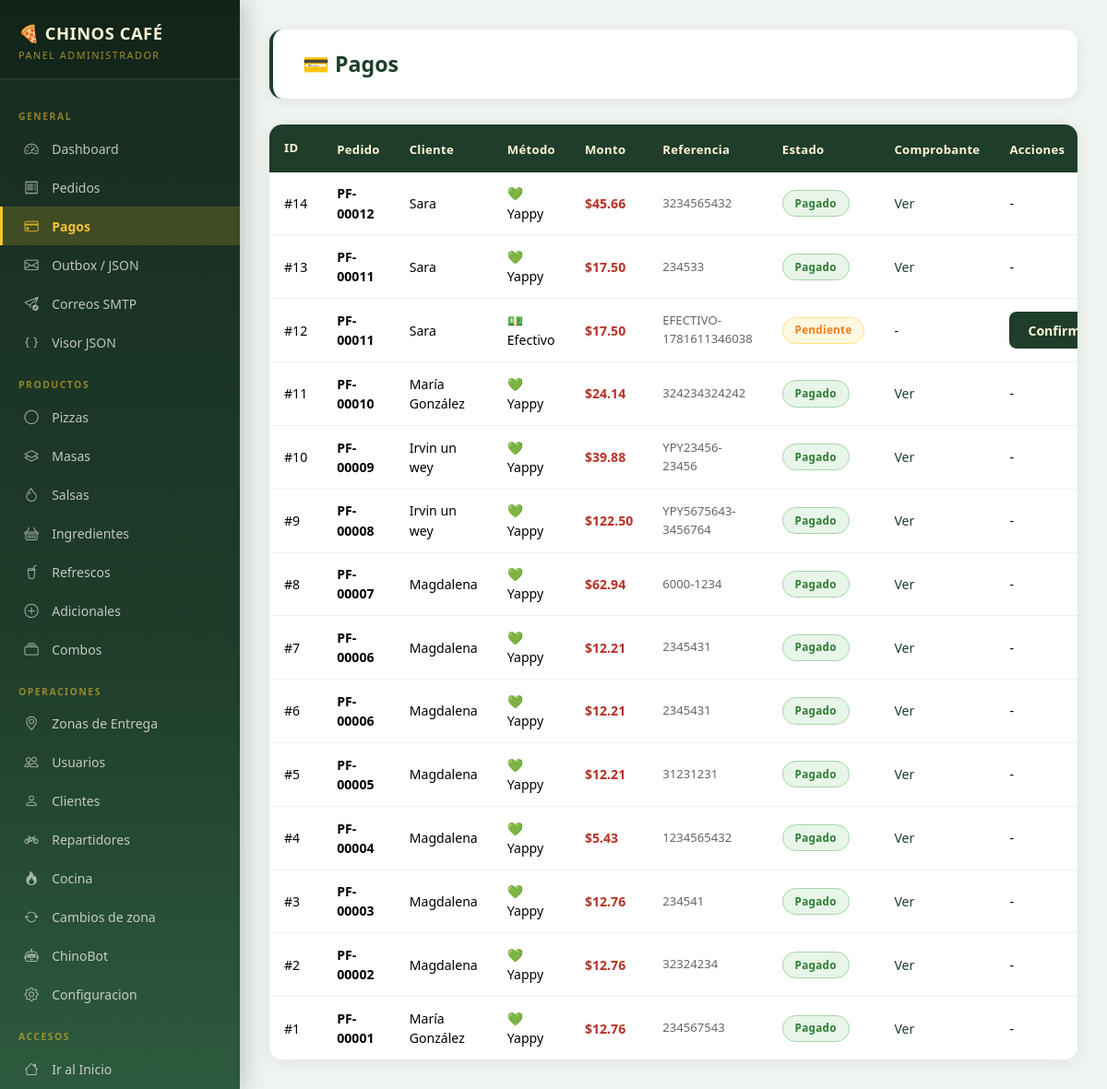
Page /admin/pagos (signed in) on the committed database.
### app/models.py (models this page shows, shortened)
class Payment(db.Model):
    __tablename__ = 'pagos'
    id = db.Column(db.Integer, primary_key=True)
    id_pedido = db.Column(db.Integer, db.ForeignKey('pedidos.id'), nullable=False)
    metodo = db.Column(db.String(30), nullable=False)
    referencia = db.Column(db.String(100))
    monto = db.Column(db.Numeric(10, 2), nullable=False)
    estado = db.Column(db.String(20), default='pendiente')
    comprobante = db.Column(db.String(255))
    fecha_pago = db.Column(db.DateTime, default=datetime.utcnow)

class Order(db.Model):
    __tablename__ = 'pedidos'
    id = db.Column(db.Integer, primary_key=True)
    id_cliente = db.Column(db.Integer, db.ForeignKey('usuarios.id'), nullable=False)
    id_metodo_entrega = db.Column(db.Integer, db.ForeignKey('metodos_entrega.id'), nullable=False)
    id_sucursal = db.Column(db.Integer, db.ForeignKey('sucursales.id'), nullable=False)
    id_zona = db.Column(db.Integer, db.ForeignKey('zonas_entrega.id'), nullable=True)
    subtotal = db.Column(db.Numeric(10, 2), nullable=False)
    monto_delivery = db.Column(db.Numeric(10, 2), default=0.00)
    descuento = db.Column(db.Numeric(10, 2), default=0.00)
    impuesto = db.Column(db.Numeric(10, 2), default=0.00)
    propina = db.Column(db.Numeric(10, 2), default=0.00)
    total = db.Column(db.Numeric(10, 2), nullable=False)
    estado_actual = db.Column(db.String(50), default='recibido')
    direccion_entrega = db.Column(db.Text)
    observaciones = db.Column(db.Text)
    motivo_cancelacion = db.Column(db.Text)
    cancelado_por = db.Column(db.Integer, db.ForeignKey('usuarios.id'))
    fecha_cancelacion = db.Column(db.DateTime)
    fecha_pedido = db.Column(db.DateTime, default=datetime.utcnow)
    detalles = db.relationship('OrderDetail', backref='pedido', lazy='dynamic', cascade='all, delete-orphan')
    historial = db.relationship('OrderStatusHistory', backref='pedido', lazy='dynamic', cascade='all, delete-orphan')
    pagos = db.relationship('Payment', backref='pedido', lazy='dynamic')
    retiro = db.relationship('LocalPickup', backref='pedido', uselist=False)
    asignacion = db.relationship('DeliveryAssignment', backref='pedido', uselist=False)
    reporte_entrega = db.relationship('DeliveryReport', backref='pedido', uselist=False)
    zona = db.relationship('DeliveryZone', backref='pedidos')
    sucursal = db.relationship('Branch', backref='pedidos')
    metodo_entrega = db.relationship('DeliveryMethod', backref='pedidos')
    @property
    def numero(self):
        return f'PF-{self.id:05d}'

class User(UserMixin, db.Model):
    __tablename__ = 'usuarios'
    id = db.Column(db.Integer, primary_key=True)
    id_rol = db.Column(db.Integer, db.ForeignKey('roles.id'), nullable=False)
    nombre = db.Column(db.String(100), nullable=False)
    correo = db.Column(db.String(120), unique=True)
    telefono = db.Column(db.String(30))
    direccion = db.Column(db.Text)
    id_zona_preferida = db.Column(db.Integer, db.ForeignKey('zonas_entrega.id'))
    foto_perfil = db.Column(db.String(255))
    usuario = db.Column(db.String(50), unique=True, nullable=False)
    password_hash = db.Column(db.String(255), nullable=False)
    estado = db.Column(db.String(20), default='activo')
    fecha_creacion = db.Column(db.DateTime, default=datetime.utcnow)
    pedidos = db.relationship('Order', foreign_keys='Order.id_cliente', backref='cliente', lazy='dynamic')
    notificaciones = db.relationship('Notification', backref='usuario', lazy='dynamic')
    zona_preferida = db.relationship('DeliveryZone', foreign_keys=[id_zona_preferida])
    @property
    def rol_nombre(self):
        return self.role.nombre if self.role else ''
    def is_admin(self):
        return self.rol_nombre == 'Administrador'

### app/routes/admin.py (the view)
@admin_bp.route('/pagos')
@login_required
@require_admin
def pagos():
    items = Payment.query.order_by(Payment.fecha_pago.desc()).limit(100).all()
    return render_template('admin/pagos.html', pagos=items)

### app/routes/admin.py (called while the page is built)
def require_admin(f):
    from functools import wraps
    @wraps(f)
    def decorated(*args, **kwargs):
        if not current_user.is_authenticated or not current_user.is_admin():
            flash('Acceso restringido a administradores.', 'danger')
            return redirect(url_for('public.index'))
        return f(*args, **kwargs)
    return decorated

### app/templates/admin/pagos.html (shortened to what this page needs)
{% extends "admin/base_admin.html" %}
{% block content %}
<div class="page-header">
  <div><h1>💳 Pagos</h1></div>
</div>
<div class="table-custom">
  <table class="table mb-0">
    <thead><tr>
      <th style="background:var(--basil);color:var(--cream);padding:1rem">ID</th>
      <th style="background:var(--basil);color:var(--cream)">Pedido</th>
      <th style="background:var(--basil);color:var(--cream)">Cliente</th>
      <th style="background:var(--basil);color:var(--cream)">Método</th>
      <th style="background:var(--basil);color:var(--cream)">Monto</th>
      <th style="background:var(--basil);color:var(--cream)">Referencia</th>
      <th style="background:var(--basil);color:var(--cream)">Estado</th>
      <th style="background:var(--basil);color:var(--cream)">Comprobante</th>
      <th style="background:var(--basil);color:var(--cream)">Acciones</th>
    </tr></thead>
    <tbody>
      {% for p in pagos %}
      <tr>
        <td style="padding:1rem">#{{ p.id }}</td>
        <td><strong>{{ p.pedido.numero }}</strong></td>
        <td>{{ p.pedido.cliente.nombre }}</td>
        <td>
          {% if p.metodo == 'yappy' %}💚 Yappy
          {% elif p.metodo == 'efectivo' %}💵 Efectivo
          {% else %}💳 Tarjeta Sim.
          {% endif %}
        </td>
        <td style="font-weight:700;color:var(--tomato)">${{ "%.2f"|format(p.monto) }}</td>
        <td style="font-size:.82rem;color:#666">{{ p.referencia or '—' }}</td>
        <td><span class="badge-estado badge-{{ p.estado }}">{{ p.estado.title() }}</span></td>
        <td>{% if p.comprobante %}<a href="{{ url_for('static', filename='uploads/' ~ p.comprobante) }}" target="_blank">Ver</a>{% else %}-{% endif %}</td>
        <td>
          {% if p.estado != 'pagado' %}
          <form method="POST" action="{{ url_for('admin.confirmar_pago', pago_id=p.id) }}">
            <button class="btn-basil btn-sm" type="submit">Confirmar</button>
          </form>
          {% else %}-{% endif %}
        </td>
      </tr>
      {% else %}
      <tr><td colspan="10" class="text-center text-muted py-4">No hay pagos registrados.</td></tr>
      {% endfor %}
    </tbody>
  </table>
</div>
{% endblock %}

### app/static/css/main.css (style rules this page uses)
:root { --basil: #1F3D2B; --cream: #FFF4D6; --tomato: #B83227; --cheese: #F4C430; --carbon: #171717; --warm: #FAF7F0; --basil-light: #2d5a3e; --shadow: 0 4px 20px rgba(31,61,43,.12); --shadow-lg: 0 8px 40px rgba(31,61,43,.18); --radius: 14px; --radius-sm: 8px; --transition: .25s ease; --font: 'Segoe UI', system-ui, -apple-system, sans-serif; }
*, *::before, *::after { box-sizing: border-box; margin: 0; padding: 0; }
html { font-size: 16px; scroll-behavior: smooth; }
body { font-family: var(--font); background: var(--warm); color: var(--carbon); min-height: 100vh; }
h1,h2,h3,h4,h5,h6 { line-height: 1.3; font-weight: 700; }
a { color: var(--basil); text-decoration: none; transition: color var(--transition); }
.btn-basil { background: var(--basil); color: var(--cream); border: none; padding: .6rem 1.4rem; border-radius: var(--radius-sm); font-weight: 600; transition: all var(--transition); cursor: pointer; }
.table-custom { background: white; border-radius: var(--radius); overflow: hidden; box-shadow: var(--shadow); }
.table-custom thead th { background: var(--basil); color: var(--cream); font-weight: 600; padding: 1rem; border: none; font-size: .85rem; }
.table-custom tbody td { padding: .85rem 1rem; border-bottom: 1px solid rgba(31,61,43,.08); vertical-align: middle; font-size: .9rem; }
.table-custom tbody tr:last-child td { border-bottom: none; }
.badge-estado { padding: .3rem .75rem; border-radius: 20px; font-size: .75rem; font-weight: 700; }
.badge-pagado { background: #e8f5e9; color: #2e7d32; }
.badge-pendiente { background: #fff8e1; color: #f57f17; }
.page-header { background: white; border-radius: var(--radius); padding: 1.5rem 2rem; margin-bottom: 1.5rem; box-shadow: var(--shadow); display: flex; align-items: center; justify-content: space-between; flex-wrap: wrap; gap: 1rem; }
.page-header h1 { font-size: 1.5rem; color: var(--basil); margin: 0; }
:root { --basil-dark: #162b1f; --basil-mid: #2d5a3e; --gold: #e6b800; --sidebar-w: 260px; --admin-bg: #f0f4f1; }
body:has(.sidebar) { display: flex; overflow: hidden; height: 100vh; }
.page-header { background: white; border-radius: var(--radius); padding: 1.4rem 2rem; margin-bottom: 1.75rem; box-shadow: 0 2px 12px rgba(31,61,43,.1); display: flex; align-items: center; justify-content: space-between; flex-wrap: wrap; gap: 1rem; border-left: 4px solid var(--basil); }
.page-header h1 { font-size: 1.45rem; color: var(--basil); margin: 0; }
.table-custom { background: white; border-radius: var(--radius); overflow: hidden; box-shadow: 0 2px 16px rgba(31,61,43,.1); }
.table-custom thead th { background: var(--basil); color: var(--cream); font-weight: 700; padding: .9rem 1rem; border: none; font-size: .82rem; letter-spacing: .3px; position: sticky; top: 0; z-index: 2; }
.table-custom tbody td { padding: .8rem 1rem; border-bottom: 1px solid rgba(31,61,43,.07); vertical-align: middle; font-size: .88rem; }
.btn-basil { background: var(--basil); color: var(--cream); border: none; border-radius: var(--radius-sm); padding: .6rem 1.25rem; font-weight: 700; font-size: .88rem; cursor: pointer; transition: all .2s ease; display: inline-flex; align-items: center; gap: .45rem; }
.badge-estado { padding: .3rem .8rem; border-radius: 20px; font-size: .73rem; font-weight: 700; letter-spacing: .3px; display: inline-flex; align-items: center; gap: .35rem; }
.badge-pagado { background: #e8f5e9; color: #2e7d32; border: 1px solid #a5d6a7; }
.badge-pendiente { background: #fff8e1; color: #f57f17; border: 1px solid #ffe082; }
.form-card, .stat-card, .table-custom { animation: fadeInUp .35s ease both; }

### rows in the picture
Payment: id "14", pedido.numero "PF-00012", pedido.cliente.nombre "Sara", metodo "💚 Yappy", monto "45.66", referencia "3234565432", estado "Pagado"
Payment: id "13", pedido.numero "PF-00011", pedido.cliente.nombre "Sara", metodo "💚 Yappy", monto "17.50", referencia "234533", estado "Pagado"
Payment: id "12", pedido.numero "PF-00011", pedido.cliente.nombre "Sara", metodo "💵 Efectivo", monto "17.50", referencia "EFECTIVO-1781611346038", estado "Pendiente"
Payment: id "11", pedido.numero "PF-00010", pedido.cliente.nombre "María González", metodo "💚 Yappy", monto "24.14", referencia "324234324242", estado "Pagado"
Payment: id "10", pedido.numero "PF-00009", pedido.cliente.nombre "Irvin un wey", metodo "💚 Yappy", monto "39.88", referencia "YPY23456-23456", estado "Pagado"
Payment: id "9", pedido.numero "PF-00008", pedido.cliente.nombre "Irvin un wey", metodo "💚 Yappy", monto "122.50", referencia "YPY5675643-3456764", estado "Pagado"
Payment: id "8", pedido.numero "PF-00007", pedido.cliente.nombre "Magdalena", metodo "💚 Yappy", monto "62.94", referencia "6000-1234", estado "Pagado"
Payment: id "7", pedido.numero "PF-00006", pedido.cliente.nombre "Magdalena", metodo "💚 Yappy", monto "12.21", referencia "2345431", estado "Pagado"
Payment: id "6", pedido.numero "PF-00006", pedido.cliente.nombre "Magdalena", metodo "💚 Yappy", monto "12.21", referencia "2345431", estado "Pagado"
Payment: id "5", pedido.numero "PF-00005", pedido.cliente.nombre "Magdalena", metodo "💚 Yappy", monto "12.21", referencia "31231231", estado "Pagado"
Payment: id "4", pedido.numero "PF-00004", pedido.cliente.nombre "Magdalena", metodo "💚 Yappy", monto "5.43", referencia "1234565432", estado "Pagado"
Payment: id "3", pedido.numero "PF-00003", pedido.cliente.nombre "Magdalena", metodo "💚 Yappy", monto "12.76", referencia "234541", estado "Pagado"
Payment: id "2", pedido.numero "PF-00002", pedido.cliente.nombre "Magdalena", metodo "💚 Yappy", monto "12.76", referencia "32324234", estado "Pagado"
Payment: id "1", pedido.numero "PF-00001", pedido.cliente.nombre "María González", metodo "💚 Yappy", monto "12.76", referencia "234567543", estado "Pagado"
